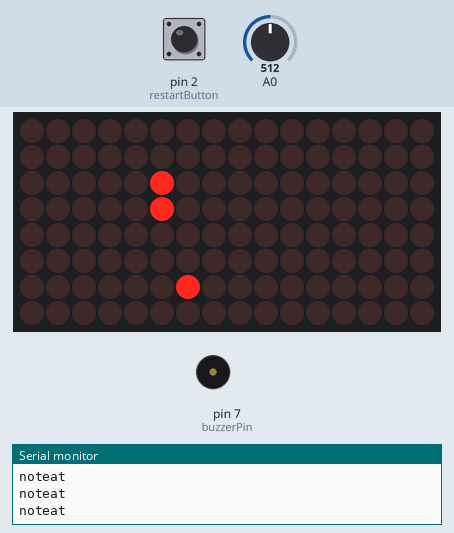
Simulated run of this sketch. Board: Arduino Uno, built with avr-gcc and run on an emulated ATmega328P. Shown: 16×8 LED matrix, buzzer (waves = sounding, pin HIGH), the last lines printed to the serial monitor. Inputs (shaded band) come from the test bench; at power-on: A0 = 512, pin 2 (restartButton) LOW. Random numbers use the default seed unless the sketch sets one.

Above: at 1.2 s.
1.3 s: A0 set to 273
At 1.38 s:
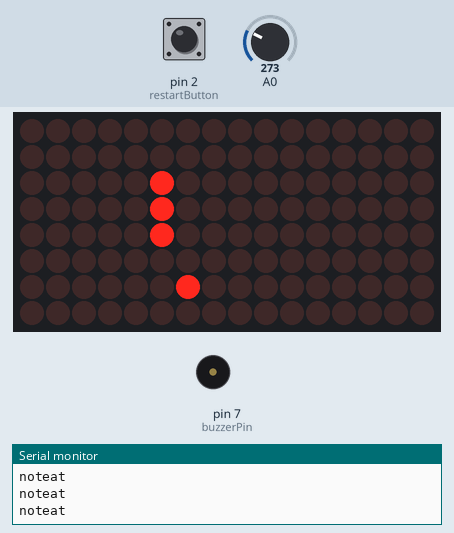
3.7 s: A0 set to 248
At 3.89 s:
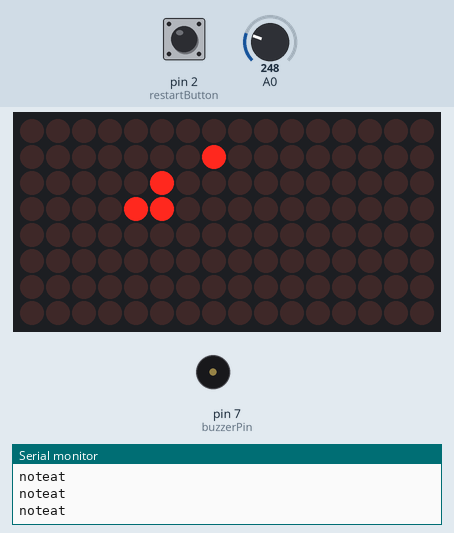
6.0 s: pin 2 (restartButton) pulled HIGH for 1 s
At 6.7 s:
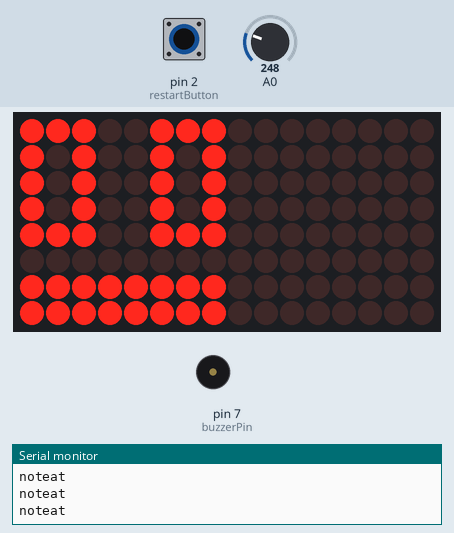
7.6 s: pin 2 (restartButton) pulled HIGH for 3.2 s
11.4 s: pin 2 (restartButton) pulled HIGH for 1 s
13.0 s: pin 2 (restartButton) pulled HIGH for 3.2 s
At 16.35 s:
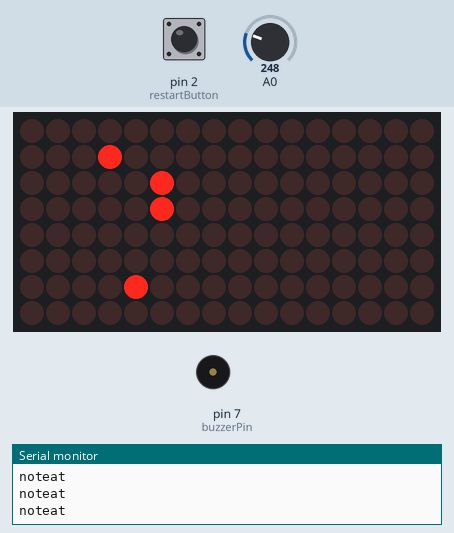
Timing chart, 0 to 17.9 s (numbered marks = the images above; inputs shaded):
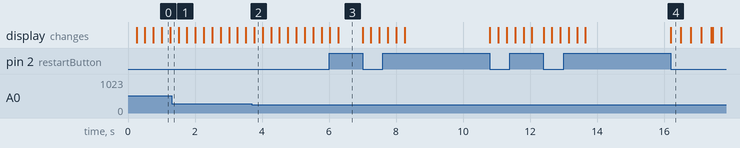

Measured:
- the behaviour switches between 256 and 255 on A0 (found by bisection; images 1 and 2)

The sketch:

joystick.ino
```cpp
#include "LedControl.h"

LedControl lc=LedControl(12,10,11,2);  // Pins: DIN,CLK,CS, # of Display connected

unsigned long delayTime=200;  // Delay between Frames

int buzzerPin = 7;
int restartButton = 2;
int snake_speed = 20;
int snake_effected_time = 0;
byte numbers[10][5] {
  {0B111,
  0B101,
  0B101,
  0B101,
  0B111},

  {0B110,
  0B010,
  0B010,
  0B010,
  0B010},

  {0B111,
  0B001,
  0B111,
  0B100,
  0B111},

  {0B111,
  0B001,
  0B111,
  0B001,
  0B111},

  {0B101,
  0B101,
  0B111,
  0B001,
  0B001},

  {0B111,
  0B100,
  0B111,
  0B001,
  0B111},

  {0B111,
  0B100,
  0B111,
  0B101,
  0B111},

  {0B111,
  0B001,
  0B001,
  0B001,
  0B001},

  {0B111,
  0B101,
  0B111,
  0B101,
  0B111},

  {0B111,
  0B101,
  0B111,
  0B001,
  0B111}

};

unsigned int game[8][8];
unsigned int prvX[8][8];
unsigned int prvY[8][8];
bool is_effected[2];

int score = 0;
int xDir;
int yDir;

int xPos;
int yPos;

int snakeSize;

void showNumber(int number){
  int all[5];
  for(int i =0 ; i< 5; i+=1){
    all[i] = numbers[number/10][i]*32 + numbers[number%10][i];
  }
  for(int i = 0; i < 5;i+=1){
    lc.setRow(0,i,all[i]);
  }
    lc.setRow(0,5,0B00000000);
    lc.setRow(0,6,0B11111111);
    lc.setRow(0,7,0B11111111);
}

void endGame(){
  showNumber(score);
  while(digitalRead(restartButton) == HIGH);
  setGame();
}

void create_random(int val1,int val2){    // put val2 instead of a random val1
  int init = random(0,64);
  bool flag = false;
  for(int i=init;i<64;i++){
    if(game[i/8][i%8]==val1){
      game[i/8][i%8]=val2;
      flag = true;
      break;
    }
  }
  if(!flag){
    for(int i=init;i>=0;i--){
      if(game[i/8][i%8]==val1){
      game[i/8][i%8]=val2;
      break;
      }
    }
  }
}

void create_random_item(){      // generate random food on empty location
  if(is_effected[0] || is_effected[1]) return;
  int tmp = random(0,2);
  create_random(0,3+tmp);

}

void delete_random_item(){
  create_random(3,0);
  create_random(4,0);
}

void create_random_food(){        // generate random food on empty location
  create_random(0,2);
}

bool eatFood(int x, int y) {          // call when snake eats food
  if(game[x][y]==2){
    Serial.print("eat\n");
    score++;
    create_random_food();
    return true;
  }
   Serial.print("noteat\n");

  return false;
}

void eatItem(int x, int y){
  if(game[x][y]==3){
    is_effected[0]=1;
  }
  if(game[x][y]==4){
    is_effected[1]=1;
  }
}

void setGame(){                   // Clear Game and make new snake
    for (int i = 0; i < 8; i++)
    {
        for (int j = 0; j < 8; j++)
        {
            game[i][j] = 0;
            prvX[i][j] = 0;
            prvY[i][j] = 0;
        }
    }

    xDir = 1;
    yDir = 0;

    xPos = 3;
    yPos = 2;

    snakeSize = 5;

    game[3][2] = 1;
    prvX[3][2] = 2;
    prvY[3][2] = 2;

    game[2][2] = 1;
    prvX[2][2] = 1;
    prvY[2][2] = 2;
/*
    game[1][2] = 1;
    prvX[1][2] = 0;
    prvY[2][2] = 2;
*/
    score = 0;
    is_effected[0] = 0;
    is_effected[1] = 0;
    snake_effected_time = 0;
    create_random_food();
}
char lastDirectionChange = 'N';

void setDirection(){           // Get input and set Direction
    int mouse;
    mouse = analogRead(A0);  // read the input pin
    int lastXDir = xDir;
    int lastYDir = yDir;

    if(mouse > 768 && lastDirectionChange == 'N'){
      xDir = lastYDir;
      yDir = -lastXDir;
      lastDirectionChange = 'L';
    }
    if(mouse < 256 && lastDirectionChange == 'N'){
      xDir = -lastYDir;
      yDir = lastXDir;
      lastDirectionChange = 'R';
    }
    if(mouse >= 256 && mouse <= 768){
      lastDirectionChange = 'N';
    }
}

void removeLastSnakePart(int tempX, int tempY){
    for (int i = 1; i < snakeSize; i++)
    {
        int x = prvX[tempX][tempY];
        int y = prvY[tempX][tempY];
        tempX = x;
        tempY = y;
    }

    prvX[tempX][tempY] = 0;
    prvY[tempX][tempY] = 0;
    game[tempX][tempY] = 0;
}


void next() {
    int tempX = xPos + xDir;
    int tempY = yPos + yDir;

  if(game[tempX][tempY]==1){
    endGame();
    return;
  }
  if(is_effected[1]){
    tempX = (tempX+8)%8;
    tempY = (tempY+8)%8;
  }else{
    if(tempX > 7 || tempX < 0 || tempY > 7 || tempY < 0){
      endGame();
      return;
    }
  }
    if (eatFood(tempX, tempY)) {
        snakeSize++;
    }
    eatItem(tempX, tempY);

    game[tempX][tempY] = 1;
    prvX[tempX][tempY] = xPos;
    prvY[tempX][tempY] = yPos;

    xPos = tempX;
    yPos = tempY;


    removeLastSnakePart(tempX, tempY);
}


void setup()
{
  pinMode(buzzerPin, OUTPUT);    // sets the digital pin as output
  pinMode(restartButton, INPUT);    // sets the digital pin as output
  Serial.begin(9600);           //  setup serial

  digitalWrite(buzzerPin, LOW); // sets the LED on
  lc.shutdown(0,false);  // Wake up displays
  lc.shutdown(1,false);
  lc.setIntensity(0,5);  // Set intensity levels
  lc.setIntensity(1,5);
  lc.clearDisplay(0);  // Clear Displays
  lc.clearDisplay(1);


  setGame();
}


int stepNumber = 0;
void showGame(){
  for(int i = 0; i < 8; i+=1){
    byte row = 0;
    int column = 1;
    for(int j = 0; j < 8; j+=1){
      switch(game[i][j]){
        case 0:
          row += 0;
          break;
         case 1:
          if(is_effected[1] == 0 || (stepNumber%5 < 2 && is_effected[1]))
            row += column;
          break;
         case 2:
          row += column;
          break;
         case 3:
          if(stepNumber%5 < 2){
            row += column;
          }
          break;
         case 4:
          if(stepNumber%10 < 2){
            row += column;
          }
          break;
      }
      column*=2;
    }
    lc.setRow(0,i,row);
  }
}


void loop()
{
  setDirection();
  if(snake_effected_time > 300){
    snake_effected_time = 0;
    is_effected[0] = 0;
    is_effected[1] = 0;
  }
  if(is_effected[0] || is_effected[1]){
    snake_effected_time+=1;
  }
  if(stepNumber%(snake_speed - is_effected[0]*snake_speed/2) == 0){
    next();
  }
  if(stepNumber%400 == 0 && stepNumber > 400){
    create_random_item();
  }
  if(stepNumber%400 == 200){
    delete_random_item();
  }
  showGame();
  stepNumber += 1;
  delay(10);
}
```
